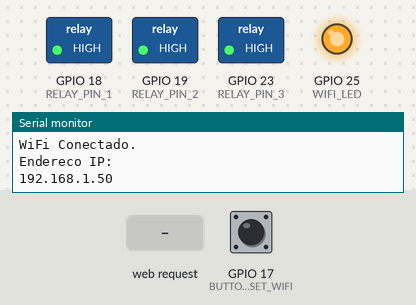
Recording of a sketch running on a simulated ESP32. Shown: switched loads named in the sketch (green lamp = pin HIGH), output pins drawn as LEDs (lit = HIGH), the last lines printed to the serial monitor. The test bench sets the inputs (shaded band); at power-on: GPIO 17 (BUTTON_RESET_WIFI) HIGH. WiFi joins after 1.5 s; servers stay silent unless stated.

Above: at 5.7 s.
5.8 s: HTTP request GET /rele1/on received
At 7.0 s:
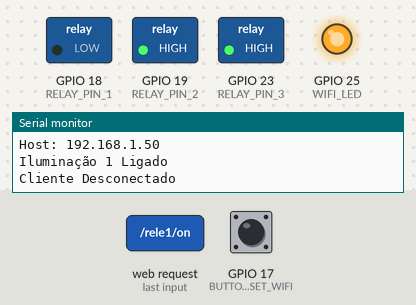
7.3 s: HTTP request GET /rele3/on received
At 8.1 s:
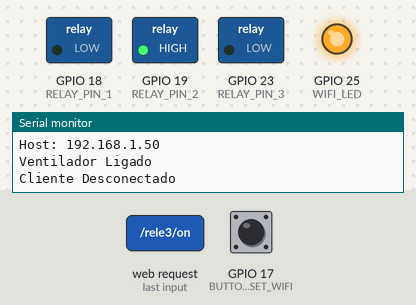
8.8 s: HTTP request GET /rele1/off received
At 9.5 s:
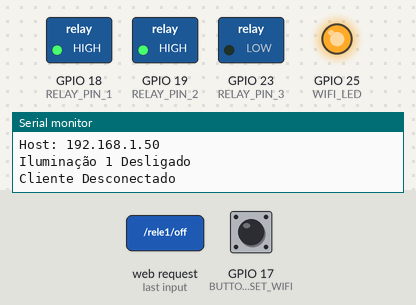
10.3 s: HTTP request GET /rele2/on received
At 11.5 s:
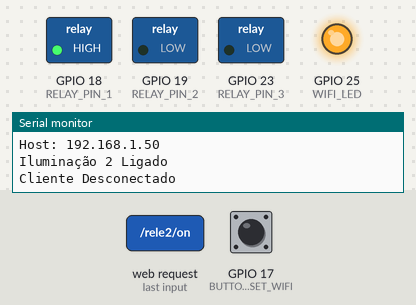
11.8 s: HTTP request GET /rele3/off received
At 12.9 s:
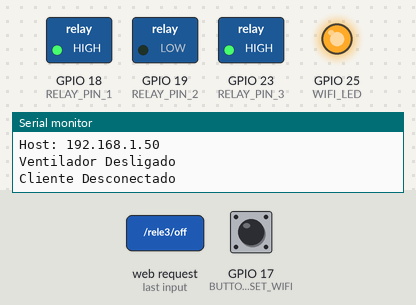
Timing chart, 0 to 14.8 s (numbered marks = the images above; inputs shaded):
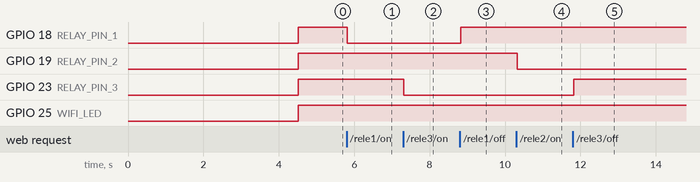

Measured:
- after the input at 5.8 s, GPIO 18 (RELAY_PIN_1): HIGH → LOW at once
- after the input at 7.3 s, GPIO 23 (RELAY_PIN_3): HIGH → LOW at once
- after the input at 8.8 s, GPIO 18 (RELAY_PIN_1): LOW → HIGH at once
- after the input at 10.3 s, GPIO 19 (RELAY_PIN_2): HIGH → LOW at once
- after the input at 11.8 s, GPIO 23 (RELAY_PIN_3): LOW → HIGH at once

The sketch:

Home-Automation-Local-Server.ino
```cpp
#include <Arduino.h>
#include <WiFi.h>
#include <WiFiManager.h>

//Definir os pinos de saídas e entrada da placa.
#define RELAY_PIN_1             18       //Relé Iluminação 1.
#define RELAY_PIN_2             19       //Relé Iluminação 2.
#define RELAY_PIN_3             23       //Relé Ventilador.
#define WIFI_LED                25       //Led indicador de rede Wifi
#define BUTTON_RESET_WIFI       17       //Botão reset Wifi

#define BAUD_RATE  9600

//Variaveis de Auxilio no app Web
String TEXT_STATE_1 = "OFF";
String TEXT_STATE_2 = "OFF";
String TEXT_STATE_3 = "OFF";

WiFiServer server(80);
String header;

void appWebCliente() {
  WiFiClient client = server.available();
  if (client) {
    Serial.println("Novo Cliente.");
    String currentLine = "";
    while (client.connected()) {
      if (client.available()) {
        char c = client.read();
        Serial.write(c);
        header += c;
        if (c == '\n') {
          if (currentLine.length() == 0) {
            client.println("HTTP/1.1 200 OK");
            client.println("Content-type:text/html");
            client.println("Connection: close");
            client.println();

            //Controlar as entradas em Ligado e Desligado
            //Iluminação 1
            if (header.indexOf("GET /rele1/on") >= 0) {
              Serial.println("Iluminação 1 Ligado");
              TEXT_STATE_1 = "ON";
              digitalWrite(RELAY_PIN_1, LOW);
            } else if (header.indexOf("GET /rele1/off") >= 0) {
              Serial.println("Iluminação 1 Desligado");
              TEXT_STATE_1 = "OFF";
              digitalWrite(RELAY_PIN_1, HIGH);
            }

            //Iluminação 2
            else if (header.indexOf("GET /rele2/on") >= 0) {
              Serial.println("Iluminação 2 Ligado");
              TEXT_STATE_2 = "ON";
              digitalWrite(RELAY_PIN_2, LOW);
            } else if (header.indexOf("GET /rele2/off") >= 0) {
              Serial.println("Iluminação 2 Desligado");
              TEXT_STATE_2 = "OFF";
              digitalWrite(RELAY_PIN_2, HIGH);
            }

            //Ventilador
            else if (header.indexOf("GET /rele3/on") >= 0) {
              Serial.println("Ventilador Ligado");
              TEXT_STATE_3 = "ON";
              digitalWrite(RELAY_PIN_3, LOW);
            } else if (header.indexOf("GET /rele3/off") >= 0) {
              Serial.println("Ventilador Desligado");
              TEXT_STATE_3 = "OFF";
              digitalWrite(RELAY_PIN_3, HIGH);
            }

            //Desligar Todos
            else if (header.indexOf("GET /off-all") >= 0) {
              Serial.println("Todos os equipamentos desligados");
              TEXT_STATE_1 = "OFF";
              TEXT_STATE_2 = "OFF";
              TEXT_STATE_3 = "OFF";

              digitalWrite(RELAY_PIN_1, HIGH);
              digitalWrite(RELAY_PIN_2, HIGH);
              digitalWrite(RELAY_PIN_3, HIGH);
            }

            //Interface pagina web Html
            client.println("<!DOCTYPE html><html>");
            client.println("<head><meta name=\"viewport\" content=\"width=device-width, initial-scale=1\">");
            client.println("<link rel=\"icon\" href=\"data:,\">");
            client.println("<style>html { font-family: Helvetica; display: inline-block; margin: 0px auto; text-align: center;}");
            client.println(".button { background-color: #00BFFF; border: none; color: white; padding: 10px 40px;");
            client.println("text-decoration: none; font-size: 30px; margin: 2px; cursor: pointer;}");
            client.println(".button2 {background-color: #555555;}</style></head>");
            client.println("<body><h1>Home Automation</h1>");

            //Iluminação 1
            client.println("<h4>ILUMINACAO 1</h4>");
            if (TEXT_STATE_1 == "OFF") {
              client.println("<p><a href=\"/rele1/on\"><button class=\"button\">ON</button></a></p>");
            } else {
              client.println("<p><a href=\"/rele1/off\"><button class=\"button button2\">OFF</button></a></p>");
            }

            //Iluminação 2
            client.println("<h4>ILUMINACAO 2</h4>");
            if (TEXT_STATE_2 == "OFF") {
              client.println("<p><a href=\"/rele2/on\"><button class=\"button\">ON</button></a></p>");
            } else {
              client.println("<p><a href=\"/rele2/off\"><button class=\"button button2\">OFF</button></a></p>");
            }

            //Ventilador
            client.println("<h4>VENTILADOR</h4>");
            if (TEXT_STATE_3 == "OFF") {
              client.println("<p><a href=\"/rele3/on\"><button class=\"button\">ON</button></a></p>");
            } else {
              client.println("<p><a href=\"/rele3/off\"><button class=\"button button2\">OFF</button></a></p>");
            }

            client.println("<h4>DESLIGAR  TODOS<h4>");
            client.println("<p><a href=\"/off-all\"><button class=\"button\">ALL</button></a></p>");

            //Fim Html
            client.println("</body></html>");
            client.println();
            break;
          } else {
            currentLine = "";
          }
        } else if (c != '\r') {
          currentLine += c;
        }
      }
    }
    header = "";

    //Fechar Conexão
    client.stop();
    Serial.println("Cliente Desconectado");
    Serial.println("");
  }

}

//Configuração principal
void setup() {
  Serial.begin(BAUD_RATE);
  wifiConfigESP();

  Serial.println("");
  Serial.println("WiFi Conectado.");
  Serial.println("Endereco IP: ");
  Serial.println(WiFi.localIP());
  server.begin();

  pinMode(RELAY_PIN_1, OUTPUT);
  pinMode(RELAY_PIN_2, OUTPUT);
  pinMode(RELAY_PIN_3, OUTPUT);
  pinMode(WIFI_LED, OUTPUT);

  pinMode(BUTTON_RESET_WIFI, INPUT_PULLUP);

  //Durante a partida todos os relés devem DESLIGAR
  digitalWrite(RELAY_PIN_1, HIGH);
  digitalWrite(RELAY_PIN_2, HIGH);
  digitalWrite(RELAY_PIN_3, HIGH);
  digitalWrite(WIFI_LED, LOW);
}

//Loop Principal
void loop() {
  mudarRede();
  appWebCliente();

  if (WiFi.status() != WL_CONNECTED)
  {
    //Serial.println("WiFi Não Conectado :();
    digitalWrite(WIFI_LED, LOW);
    delay(100);
    digitalWrite(WIFI_LED, HIGH);
    delay(100);
  }
  else
  {
    //Serial.println("WiFi Connected");
    digitalWrite(WIFI_LED, HIGH);
  }
}
```

WiFiConfigESP.ino
```cpp
//Configurações da rede Wifi

WiFiManager wm;
WiFiManagerParameter custom_field;
int customFieldLength = 40;
bool wm_nonblocking = false;
bool res;

String getParam(String name){
  String value;
  if(wm.server->hasArg(name)) {
    value = wm.server->arg(name);
  }
  return value;
}

void saveParamCallback(){
  Serial.println("[CALLBACK] saveParamCallback fired");
  Serial.println("PARAM customfieldid = " + getParam("customfieldid"));
}

//Função principal de configuração da rede.
void wifiConfigESP(){
  WiFi.mode(WIFI_STA);
  Serial.setDebugOutput(true);
  delay(3000);
  Serial.println("\n Iniciando");

  if(wm_nonblocking) wm.setConfigPortalBlocking(false);

  const char* custom_radio_str = "<br/><label for='customfieldid'>Custom Field Label</label><input type='radio' name='customfieldid' value='1' checked> One<br><input type='radio' name='customfieldid' value='2'> Two<br><input type='radio' name='customfieldid' value='3'> Three";
  new (&custom_field) WiFiManagerParameter(custom_radio_str);
  std::vector<const char *> menu = {"wifi","info","param","sep","restart","exit"};

  wm.addParameter(&custom_field);
  wm.setSaveParamsCallback(saveParamCallback);
  wm.setMenu(menu);
  wm.setClass("invert");
  wm.setConfigPortalTimeout(60);
  res = wm.autoConnect("ESP32_CONFIG","1A2b3c4d");

  if(!res) {
    Serial.println("Falha ao conectar ou o tempo limite esgotou :(");
  }
  else {
    Serial.println("Conectado...yeey :)");
  }

}

//Função de resetar a rede, ao precionar o botão o acesso point é ativado.
void mudarRede(){
    if( digitalRead(BUTTON_RESET_WIFI) == LOW ){
      Serial.println("Botão Precionado");
      delay(180);
      if( digitalRead(BUTTON_RESET_WIFI) == LOW ){
        Serial.println("Botão retido");
        Serial.println("Apagando Configurações, restaurando ...");
        wm.resetSettings();
        ESP.restart();
      }

    }

}
```
